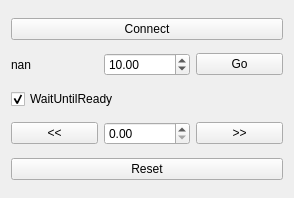
           <widget class="QWidget" name="HWP">
            <property name="geometry">
             <rect>
              <x>0</x>
              <y>0</y>
              <width>294</width>
              <height>198</height>
             </rect>
            </property>
            <attribute name="label">
             <string>HWP</string>
            </attribute>
            <layout class="QGridLayout" name="gridLayout_12">
             <item row="0" column="0">
              <widget class="QPushButton" name="HWP_stepper_Connect">
               <property name="text">
                <string>Connect</string>
               </property>
               <property name="checkable">
                <bool>true</bool>
               </property>
              </widget>
             </item>
             <item row="1" column="0">
              <layout class="QHBoxLayout" name="horizontalLayout_12">
               <item>
                <widget class="QLabel" name="HWP_stepper_angle">
                 <property name="text">
                  <string>nan</string>
                 </property>
                </widget>
               </item>
               <item>
                <widget class="QDoubleSpinBox" name="HWP_stepper_MoveTo">
                 <property name="minimum">
                  <double>-360.000000000000000</double>
                 </property>
                 <property name="maximum">
                  <double>360.000000000000000</double>
                 </property>
                 <property name="value">
                  <double>10.000000000000000</double>
                 </property>
                </widget>
               </item>
               <item>
                <widget class="QPushButton" name="HWP_stepper_MoveTo_Go">
                 <property name="text">
                  <string>Go</string>
                 </property>
                </widget>
               </item>
              </layout>
             </item>
             <item row="2" column="0">
              <widget class="QCheckBox" name="HWP_stepper_wait">
               <property name="text">
                <string>WaitUntilReady</string>
               </property>
               <property name="checked">
                <bool>true</bool>
               </property>
              </widget>
             </item>
             <item row="3" column="0">
              <layout class="QHBoxLayout" name="horizontalLayout_11">
               <item>
                <widget class="QPushButton" name="HWP_stepper_CW">
                 <property name="text">
                  <string>&lt;&lt;</string>
                 </property>
                </widget>
               </item>
               <item>
                <widget class="QDoubleSpinBox" name="HWP_stepper_step">
                 <property name="maximum">
                  <double>999999.000000000000000</double>
                 </property>
                </widget>
               </item>
               <item>
                <widget class="QPushButton" name="HWP_stepper_CCW">
                 <property name="text">
                  <string>&gt;&gt;</string>
                 </property>
                </widget>
               </item>
              </layout>
             </item>
             <item row="4" column="0">
              <widget class="QPushButton" name="HWP_stepper_Reset">
               <property name="text">
                <string>Reset</string>
               </property>
              </widget>
             </item>
            </layout>
           </widget>
